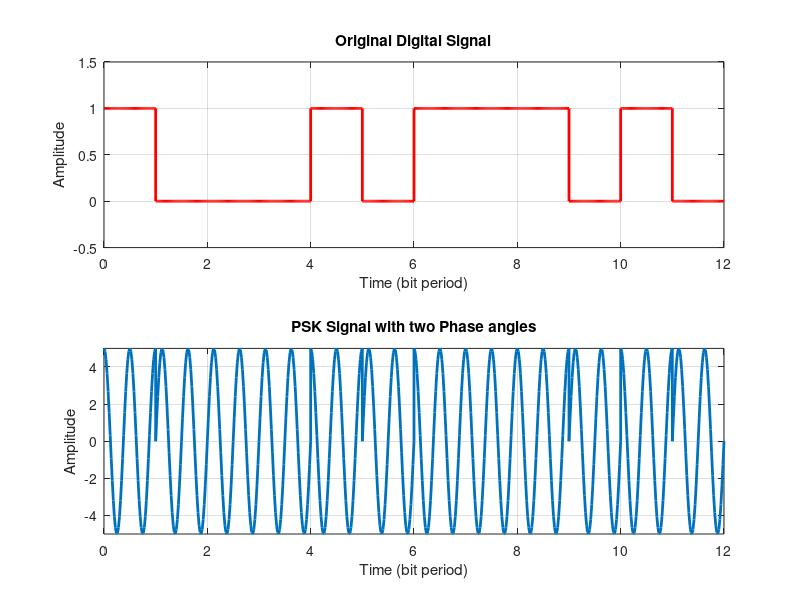

Write the MATLAB code that produced this figure.
data = [1 0 0 0 1 0 1 1 1 0 1 0]; 
% Digital message signal  
fs = 50; 
% Sampling rate - This will define the resoultion   
t = 0: 1/fs : 1; 
% Time for one bit   
carrier_amplitude = 5;
carrier_freq = 2;  
phase_0 = 0; 
% Phase of carrier for 0 
phase_1 = pi/2; 
% Phase of carrier for 1   
carrier_0 = carrier_amplitude * sin(2*pi*carrier_freq*t + phase_0); 
% Carrier for 0 
carrier_1 = carrier_amplitude * sin(2*pi*carrier_freq*t + phase_1); 
% Carrier for 1     
time = [];
% This time variable is just for plot 
digital_signal = []; psk_modulated = [];   
for i= 1:1:numel(data)      
    % The PSK Signal   
    psk_modulated = [psk_modulated (data(i)==0)*carrier_0+(data(i)==1)*carrier_1]; 
     % The Original Digital Signal     
     digital_signal = [digital_signal (data(i)==0)*zeros(1,length(t)) + (data(i)==1)*ones(1,length(t))];        
     time = [time t];    
     t =  t + 1;     
end
% Plot the Original Digital Signal   
subplot(2,1,1); 
plot(time,digital_signal,'r','LineWidth',2); 
xlabel('Time (bit period)');
ylabel('Amplitude'); 
title('Original Digital Signal'); 
axis([0 time(end) -0.5 1.5]); grid on;  
% Plot the PSK modulated Signal 
subplot(2,1,2);
plot(time,psk_modulated,'LineWidth',2);
xlabel('Time (bit period)');
ylabel('Amplitude');
title('PSK Signal with two Phase angles'); 
axis([0 time(end) -carrier_amplitude carrier_amplitude]);
grid  on;
 
 